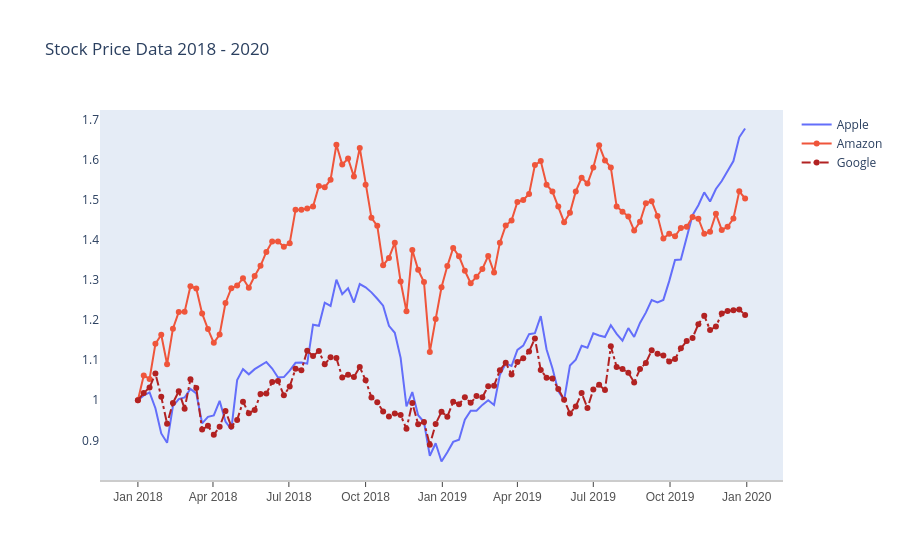

Notebook code for this chart:
### Markdown cell above
# Line Plots

### Code cell
import plotly.graph_objects as go
df_stocks = px.data.stocks()

px.line(df_stocks,x='date',y='GOOG',labels={'x':'Date','y':'Price'})

px.line(df_stocks,x='date',y=['GOOG','AAPL'],labels={'x':'Date','y':'Price'}, title='Apple vs Google')

fig = go.Figure()
fig.add_trace(go.Scatter(x=df_stocks.date,y=df_stocks.AAPL,mode='lines',name='Apple'))
fig.add_trace(go.Scatter(x=df_stocks.date,y=df_stocks.AMZN,mode='lines+markers',name='Amazon'))
fig.add_trace(go.Scatter(x=df_stocks.date,y=df_stocks.GOOG,mode='lines+markers',name='Google',line=dict(color='firebrick',width=2,dash='dashdot')))

fig.update_layout(
    title='Stock Price Data 2018 - 2020',
    showlegend=True, 
    margin=dict(l=100, r=20, t=110), 
    xaxis=dict(
        showline=True, 
        showgrid=False, 
        showticklabels=True, 
        linecolor='rgb(204,204,204)',
        linewidth=2,
        ticks='outside',
        tickfont=dict(family='Arial', size=12, color='rgb(82,82,82)')
    ),
    yaxis=dict(
        showgrid=False, 
        zeroline=False, 
        showline=False,
        automargin=False 
    )
)
